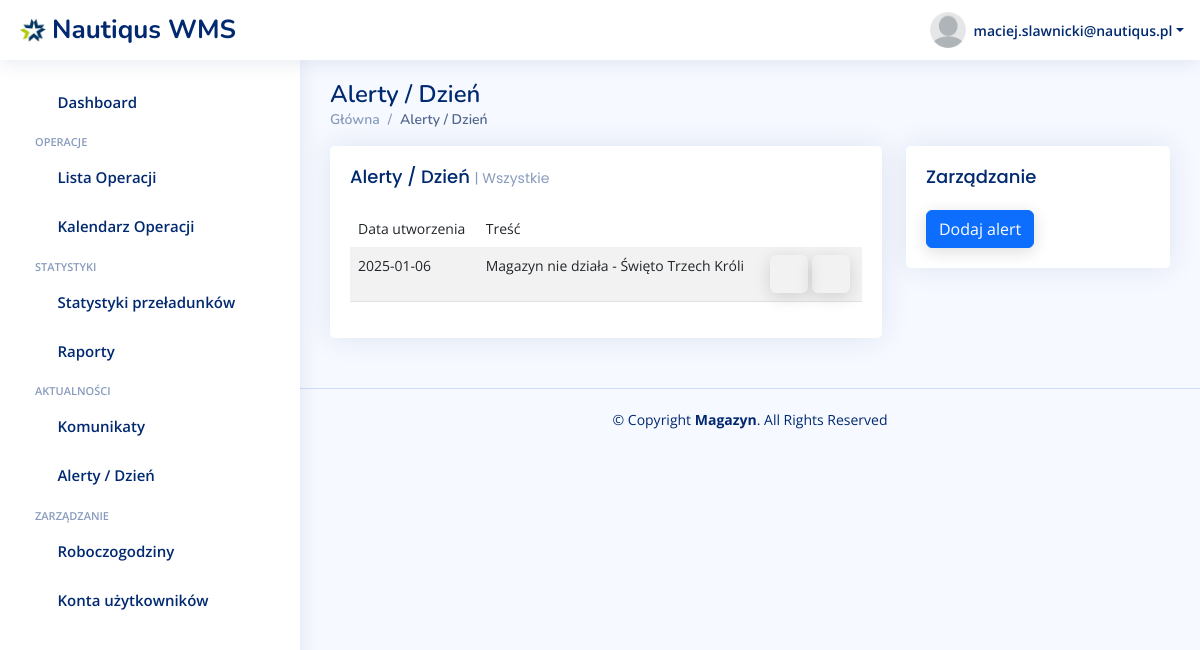
Screenshot of /alerty (signed in) with the database file from the repository.
### warehouse/models.py (models this page shows, shortened)
class CustomUser(AbstractUser):
    ROLE_CHOICES = [
        ('spedytor', 'Spedytor'),
        ('magazynier', 'Magazynier'),
    ]
    role = models.CharField(max_length=20, choices=ROLE_CHOICES, default='spedytor')

class DayAlert(models.Model):
    message = models.TextField()
    date = models.DateField()
    added_by = models.ForeignKey(CustomUser, on_delete=models.CASCADE)

### warehouse/views.py (the view)
# urls.py: path('alerty', views.day_alerts, name='day_alerts'),
@login_required
def day_alerts(request):
    day_alerts = DayAlert.objects.all().order_by('-date')
    context = {'day_alerts': day_alerts,
               }
    return render(request, 'warehouse/day-alerts.html', context)

### warehouse/templates/warehouse/day-alerts.html (shortened to what this page needs)
{% extends 'base.html' %}
{% load static %}
{% static "" as staticUrl %}
{% block content %}
<main id="main" class="main">
    <div class="pagetitle">
        <h1>Alerty / Dzień</h1>
        <nav>
            <ol class="breadcrumb">
                <li class="breadcrumb-item"><a href="index-panel.html">Główna</a></li>
                <li class="breadcrumb-item active">Alerty / Dzień</li>
            </ol>
        </nav>
    </div>
    <section class="section dashboard">
        <div class="row">
            <div class="col-lg-8">
                <div class="row">
                    <div class="col-12">
                        <div class="card recent-sales ">
                            <div class="filter">
                                <a class="icon" href="#" data-bs-toggle="dropdown"><i class="bi bi-three-dots"></i></a>
                            </div>
                            <div class="card-body">
                                <h5 class="card-title">Alerty / Dzień <span>| Wszystkie</span></h5>
                                <table class="table table-striped">
                                  <thead>
                                    <tr class="bg-white">
                                      <th scope="col">Data utworzenia</th>
                                      <th scope="col">Treść</th>
                                        <th scope="col"></th>
                                    </tr>
                                  </thead>
                                  <tbody>
                                  {% for day_alert in day_alerts %}
                                    <tr>
                                      <th scope="row">{{ day_alert.date|date:"Y-m-d" }}</th>
                                      <td>{{ day_alert.message }}</td>
                                        <td>
                                            <a data-bs-toggle="modal" data-bs-target="#exampleModal-{{ day_alert.id }}" class="btn "><i class="bi bi-pencil-square"></i></a>
                                            <a href="/alerty/usun/{{ day_alert.pk }}" class="btn "><i class="bi bi-trash"></i></a>
                                        </td>
                                    </tr>
                                  {% endfor %}
                                  </tbody>
                                </table>
                            </div>
                        </div>
                    </div>
                </div>
            </div>
            <div class="col-lg-4">
                <div class="card">
                    <div class="filter">
                        <a class="icon" href="#" data-bs-toggle="dropdown"><i class="bi bi-three-dots"></i></a>
                    </div>
                    <div class="card-body">
                        <h5 class="card-title">Zarządzanie</h5>
                            <div class="col-6">
                                        <a data-bs-toggle="modal" data-bs-target="#exampleModal-dodaj" class="btn btn-primary">Dodaj alert</a>
                                    </div>
                    </div>
                </div>
            </div>
        </div>
    </section>
</main>
{% endblock %}

### warehouse/templates/base.html (shortened to what this page needs)
{% load static %}
<!DOCTYPE html>
<html lang="en">
<head>
    <link rel="stylesheet" href="{% static 'warehouse/assets-panel/vendor/boxicons/css/boxicons.min.css' %}">
    <link rel="stylesheet" href="{% static 'warehouse/assets-panel/vendor/quill/quill.snow.css' %}">
    <link rel="stylesheet" href="{% static 'warehouse/assets-panel/vendor/quill/quill.bubble.css' %}">
    <link rel="stylesheet" href="{% static 'warehouse/assets-panel/vendor/remixicon/remixicon.css' %}">
    <link rel="stylesheet" href="{% static 'warehouse/assets-panel/vendor/simple-datatables/style.css' %}">
    <link rel="stylesheet" href="{% static 'warehouse/time-shedule/assets/css/style.css' %}">
    <link rel="stylesheet" href="{% static 'warehouse/assets-panel/css/style.css' %}">
    <link rel="stylesheet" href="{% static 'warehouse/assets-panel/vendor/bootstrap/css/bootstrap.min.css' %}">
    <link rel="stylesheet" href="{% static 'warehouse/assets-panel/vendor/bootstrap-icons/bootstrap-icons.css' %}">
</head>
<body>
<header id="header" class="header fixed-top d-flex align-items-center">
    <div class="d-flex align-items-center justify-content-between">
        <a href="/" class="logo d-flex align-items-center">
            <img src="{% static 'warehouse/assets/img/nautiqus-logo.jpeg' %}">
            <span class="d-none d-lg-block">Nautiqus WMS</span>
        </a>
        <i class="bi bi-list toggle-sidebar-btn"></i>
    </div>
    <nav class="header-nav ms-auto">
        <ul class="d-flex align-items-center">
            <li class="nav-item dropdown pe-3">
                <a class="nav-link nav-profile d-flex align-items-center pe-0" href="#" data-bs-toggle="dropdown">
                    <img src="{% static 'warehouse/assets/img/blank-head.png' %}">
                    <span class="d-none d-md-block dropdown-toggle ps-2">{{ user.email }}</span>
                </a>
            </li>
        </ul>
    </nav>
</header>
<aside id="sidebar" class="sidebar">
    <ul class="sidebar-nav " id="sidebar-nav">
        <li class="nav-item ">
            <a class="nav-link collapsed" href="/">
                <i class="bi bi-grid"></i>
                <span>Dashboard</span>
            </a>
        </li>
        <li class="nav-heading">OPERACJE</li>
      <li class="nav-item">
        <a class="nav-link collapsed" href="/lista-operacji">
          <i class="bi bi-layout-text-window-reverse"></i>
          <span>Lista Operacji</span>
        </a>
      </li>
        <li class="nav-item">
            <a class="nav-link collapsed" data-bs-target="#operation-calendar-nav" data-bs-toggle="collapse" href="#">
              <i class="bi bi-calendar3"></i><span>Kalendarz Operacji</span><i class="bi bi-chevron-down ms-auto"></i>
            </a>
        </li>
        <li class="nav-heading">Statystyki</li>
      <li class="nav-item">
        <a class="nav-link collapsed" href="/statystyki">
          <i class="bi bi-graph-up-arrow"></i>
          <span>Statystyki przeładunków</span>
        </a>
      </li>
      <li class="nav-item">
        <a class="nav-link collapsed" href="/raporty">
          <i class="bi bi-file-earmark-text"></i>
          <span>Raporty</span>
        </a>
      </li>
    <li class="nav-heading">Aktualności</li>
        <li class="nav-item">
        <a class="nav-link collapsed" href="/komunikaty">
          <i class="bi bi-chat-left-dots"></i>
          <span>Komunikaty</span>
        </a>
      </li>
                <li class="nav-item">
        <a class="nav-link collapsed" href="/alerty">
          <i class="bi bi-exclamation-triangle"></i>
          <span>Alerty / Dzień</span>
        </a>
      </li>
      <li class="nav-heading">Zarządzanie</li>
      <li class="nav-item">
        <a class="nav-link collapsed" href="/roboczogodziny">
          <i class="bi bi-clock"></i>
          <span>Roboczogodziny</span>
        </a>
      </li>
      <li class="nav-item">
        <a class="nav-link collapsed" href="/uzytkownicy">
          <i class="bi bi-person"></i>
          <span>Konta użytkowników</span>
        </a>
      </li>
    </ul>
</aside>
{% block content %}
{% endblock %}
<footer id="footer" class="footer">
    <div class="copyright">
        &copy; Copyright <strong><span>Magazyn</span></strong>. All Rights Reserved
    </div>
    <div class="credits">
    </div>
</footer>
</body>
</html>

### warehouse/static/warehouse/assets-panel/css/style.css (style rules this page uses)
:root { scroll-behavior: smooth; }
body { font-family: "Open Sans", sans-serif; background: #f6f9ff; color: #444444; }
a { color: #4154f1; text-decoration: none; }
h1, h2, h3, h4, h5, h6 { font-family: "Nunito", sans-serif; }
#main { margin-top: 60px; padding: 20px 30px; transition: all 0.3s; }
.pagetitle { margin-bottom: 10px; }
.pagetitle h1 { font-size: 24px; margin-bottom: 0; font-weight: 600; color: #012970; }
.card { margin-bottom: 30px; border: none; border-radius: 5px; box-shadow: 0px 0 30px rgba(1, 41, 112, 0.1); }
.card-title { padding: 20px 0 15px 0; font-size: 18px; font-weight: 500; color: #012970; font-family: "Poppins", sans-serif; }
.card-title span { color: #899bbd; font-size: 14px; font-weight: 400; }
.card-body { padding: 0 20px 20px 20px; }
.breadcrumb { font-size: 14px; font-family: "Nunito", sans-serif; color: #899bbd; font-weight: 600; }
.breadcrumb a { color: #899bbd; transition: 0.3s; }
.breadcrumb .breadcrumb-item::before { color: #899bbd; }
.breadcrumb .active { color: #51678f; font-weight: 600; }
.logo { line-height: 1; }
@media (min-width: 1200px) { .logo { width: 280px; } }
.logo img { max-height: 26px; margin-right: 6px; }
.logo span { font-size: 26px; font-weight: 700; color: #012970; font-family: "Nunito", sans-serif; }
.header { transition: all 0.5s; z-index: 997; height: 60px; box-shadow: 0px 2px 20px rgba(1, 41, 112, 0.1); background-color: #fff; padding-left: 20px; }
.header .toggle-sidebar-btn { font-size: 32px; padding-left: 10px; cursor: pointer; color: #012970; }
.header-nav ul { list-style: none; }
.header-nav>ul { margin: 0; padding: 0; }
.header-nav .nav-profile { color: #012970; }
.header-nav .nav-profile img { max-height: 36px; }
.header-nav .nav-profile span { font-size: 14px; font-weight: 600; }
.sidebar { position: fixed; top: 60px; left: 0; bottom: 0; width: 300px; z-index: 996; transition: all 0.3s; padding: 20px; overflow-y: auto; scrollbar-width: thin; scrollbar-color: #aab7cf transparent; box-shadow: 0px 0px 20px rgba(1, 41, 112, 0.1); background-color: #fff; }
@media (min-width: 1200px) { #main, #footer { margin-left: 300px; } }
.sidebar-nav { padding: 0; margin: 0; list-style: none; }
.sidebar-nav li { padding: 0; margin: 0; list-style: none; }
.sidebar-nav .nav-item { margin-bottom: 5px; }
.sidebar-nav .nav-heading { font-size: 11px; text-transform: uppercase; color: #899bbd; font-weight: 600; margin: 10px 0 5px 15px; }
.sidebar-nav .nav-link { display: flex; align-items: center; font-size: 15px; font-weight: 600; color: #4154f1; transition: 0.3; background: #f6f9ff; padding: 10px 15px; border-radius: 4px; }
.sidebar-nav .nav-link i { font-size: 16px; margin-right: 10px; color: #4154f1; }
.sidebar-nav .nav-link.collapsed { color: #012970; background: #fff; }
.sidebar-nav .nav-link.collapsed i { color: #899bbd; }
.sidebar-nav .nav-link .bi-chevron-down { margin-right: 0; transition: transform 0.2s ease-in-out; }
.dashboard .filter { position: absolute; right: 0px; top: 15px; }
.dashboard .filter .icon { color: #aab7cf; padding-right: 20px; padding-bottom: 5px; transition: 0.3s; font-size: 16px; }
.dashboard .recent-sales { font-size: 14px; }
.dashboard .recent-sales .table thead { background: #f6f6fe; }
.dashboard .recent-sales .table thead th { border: 0; }
.footer { padding: 20px 0; font-size: 14px; transition: all 0.3s; border-top: 1px solid #cddfff; }
.footer .copyright { text-align: center; color: #012970; }
.footer .credits { padding-top: 5px; text-align: center; font-size: 13px; color: #012970; }

### rows the page displays
CustomUser: email "maciej.slawnicki@nautiqus.pl"
DayAlert: date "2025-01-06", message "Magazyn nie działa - Święto Trzech Króli"
